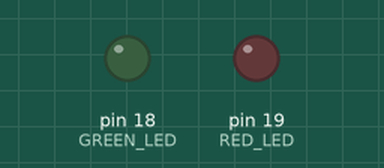
This sketch was run on a simulated Arduino Uno, built with avr-gcc and run on an emulated ATmega328P. Shown: output pins drawn as LEDs (lit = HIGH).

Above: at 1.6 s.
At 3.9 s:
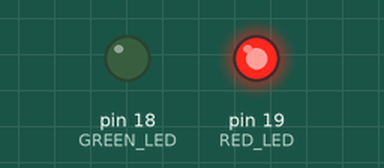
At 7.1 s:
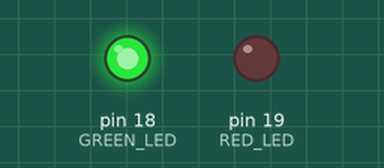
Timing chart, 0 to 8.1 s (numbered marks = the images above):
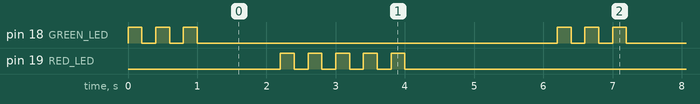

The sketch:

practice_4_blink_n.ino
```cpp
// Chapter 9, Practice 4 - Blink N

const int GREEN_LED = 18;
const int RED_LED   = 19;

void setup() {
  pinMode(GREEN_LED, OUTPUT);
  pinMode(RED_LED, OUTPUT);
}

void loop() {
  blink(GREEN_LED, 3);
  delay(1000);
  blink(RED_LED, 5);
  delay(2000);
}

void blink(int pin, int times) {
  for (int i = 0; i < times; i++) {
    digitalWrite(pin, HIGH);
    delay(200);
    digitalWrite(pin, LOW);
    delay(200);
  }
}
```

Measured:
- by itself, pin 18 (GREEN_LED): repeats every 6.2 s: 2 × (LOW 0.20 s, HIGH 0.20 s), LOW 5.2 s, HIGH 0.20 s
- by itself, pin 19 (RED_LED): repeats every 6.2 s: 4 × (LOW 0.20 s, HIGH 0.20 s), LOW 4.4 s, HIGH 0.20 s
- by itself, everything shown: repeats every 6.2 s, in 16 steps
